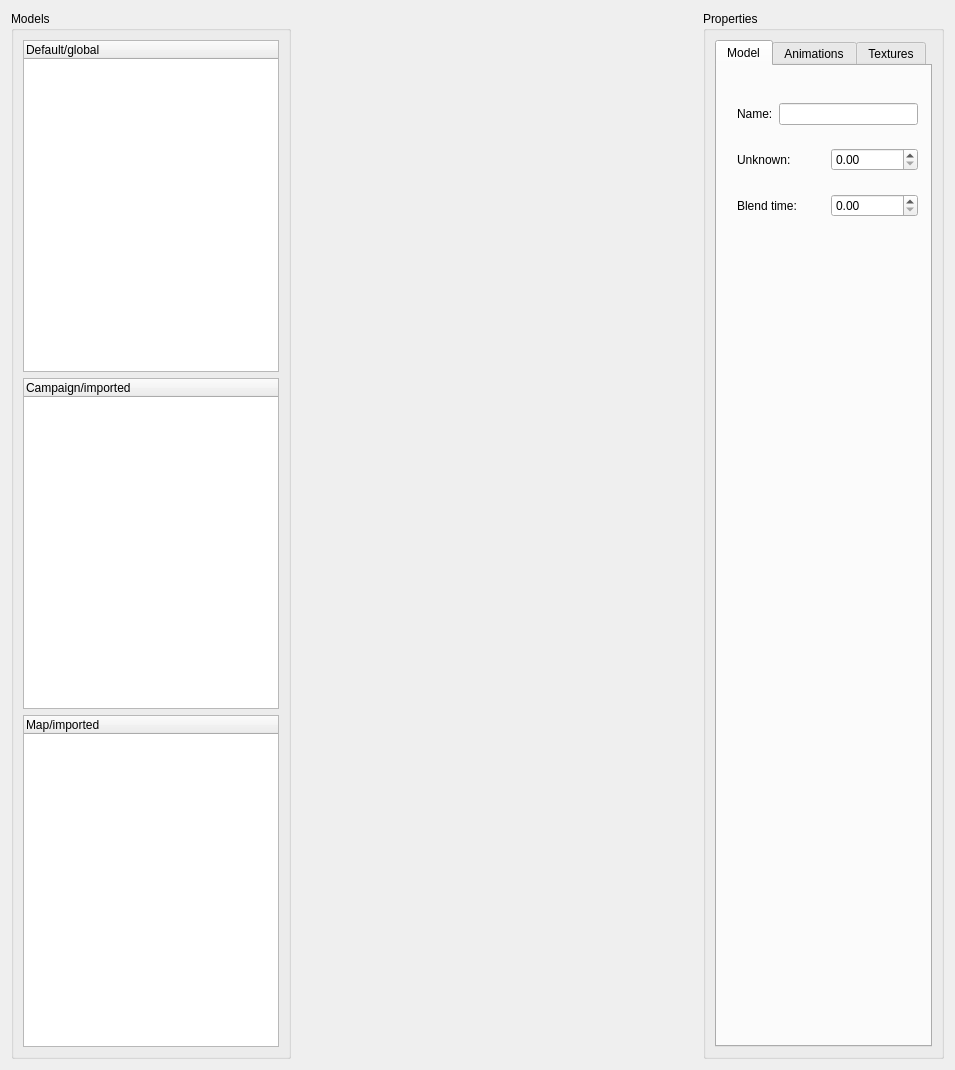
<?xml version="1.0" encoding="UTF-8"?>
<ui version="4.0">
 <class>ModelEditor</class>
 <widget class="QWidget" name="ModelEditor">
  <property name="geometry">
   <rect>
    <x>0</x>
    <y>0</y>
    <width>955</width>
    <height>1070</height>
   </rect>
  </property>
  <property name="windowTitle">
   <string>Form</string>
  </property>
  <layout class="QGridLayout" name="gridLayout">
   <item row="0" column="0" rowspan="3" colspan="2">
    <widget class="QGroupBox" name="groupBox">
     <property name="title">
      <string>Models</string>
     </property>
     <layout class="QGridLayout" name="gridLayout_2">
      <item row="0" column="0">
       <widget class="QTreeWidget" name="treeWidget">
        <column>
         <property name="text">
          <string>Default/global</string>
         </property>
        </column>
       </widget>
      </item>
      <item row="1" column="0">
       <widget class="QTreeWidget" name="treeWidget_2">
        <column>
         <property name="text">
          <string>Campaign/imported</string>
         </property>
        </column>
       </widget>
      </item>
      <item row="2" column="0">
       <widget class="QTreeWidget" name="treeWidget_3">
        <column>
         <property name="text">
          <string>Map/imported</string>
         </property>
        </column>
       </widget>
      </item>
     </layout>
    </widget>
   </item>
   <item row="0" column="2" rowspan="3">
    <widget class="wc3lib::editor::ModelView" name="rendererWidget" native="true">
     <property name="minimumSize">
      <size>
       <width>400</width>
       <height>800</height>
      </size>
     </property>
    </widget>
   </item>
   <item row="0" column="3" rowspan="3">
    <widget class="QGroupBox" name="groupBox_2">
     <property name="title">
      <string>Properties</string>
     </property>
     <layout class="QGridLayout" name="gridLayout_3">
      <item row="0" column="0">
       <widget class="KTabWidget" name="ktabwidget">
        <property name="currentIndex">
         <number>0</number>
        </property>
        <property name="movable">
         <bool>true</bool>
        </property>
        <property name="tabReorderingEnabled">
         <bool>false</bool>
        </property>
        <widget class="QWidget" name="modelTab">
         <attribute name="title">
          <string>Model</string>
         </attribute>
         <widget class="QWidget" name="verticalLayoutWidget">
          <property name="geometry">
           <rect>
            <x>20</x>
            <y>20</y>
            <width>181</width>
            <height>151</height>
           </rect>
          </property>
          <layout class="QVBoxLayout" name="verticalLayout">
           <item>
            <layout class="QHBoxLayout" name="horizontalLayout">
             <item>
              <widget class="QLabel" name="label">
               <property name="text">
                <string>Name:</string>
               </property>
              </widget>
             </item>
             <item>
              <widget class="KLineEdit" name="klineedit">
               <property name="maxLength">
                <number>336</number>
               </property>
              </widget>
             </item>
            </layout>
           </item>
           <item>
            <layout class="QHBoxLayout" name="horizontalLayout_2">
             <item>
              <widget class="QLabel" name="label_2">
               <property name="text">
                <string>Unknown:</string>
               </property>
              </widget>
             </item>
             <item>
              <widget class="QDoubleSpinBox" name="doubleSpinBox"/>
             </item>
            </layout>
           </item>
           <item>
            <layout class="QHBoxLayout" name="horizontalLayout_3">
             <item>
              <widget class="QLabel" name="label_3">
               <property name="text">
                <string>Blend time:</string>
               </property>
              </widget>
             </item>
             <item>
              <widget class="QDoubleSpinBox" name="doubleSpinBox_2"/>
             </item>
            </layout>
           </item>
          </layout>
         </widget>
        </widget>
        <widget class="QWidget" name="animationsTab">
         <attribute name="title">
          <string>Animations</string>
         </attribute>
        </widget>
        <widget class="QWidget" name="texturesTab">
         <attribute name="title">
          <string>Textures</string>
         </attribute>
        </widget>
       </widget>
      </item>
     </layout>
    </widget>
   </item>
  </layout>
 </widget>
 <customwidgets>
  <customwidget>
   <class>KLineEdit</class>
   <extends>QLineEdit</extends>
   <header>klineedit.h</header>
  </customwidget>
  <customwidget>
   <class>KTabWidget</class>
   <extends>QTabWidget</extends>
   <header>ktabwidget.h</header>
   <container>1</container>
  </customwidget>
  <customwidget>
   <class>wc3lib::editor::ModelView</class>
   <extends>QWidget</extends>
   <header>modelview.hpp</header>
   <container>1</container>
  </customwidget>
 </customwidgets>
 <resources/>
 <connections/>
</ui>
